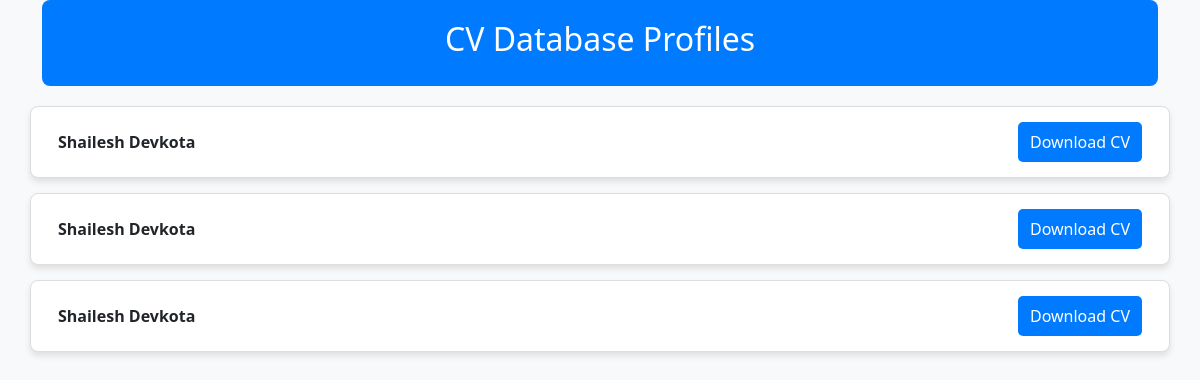
The page /list/ on the database as committed earlier.
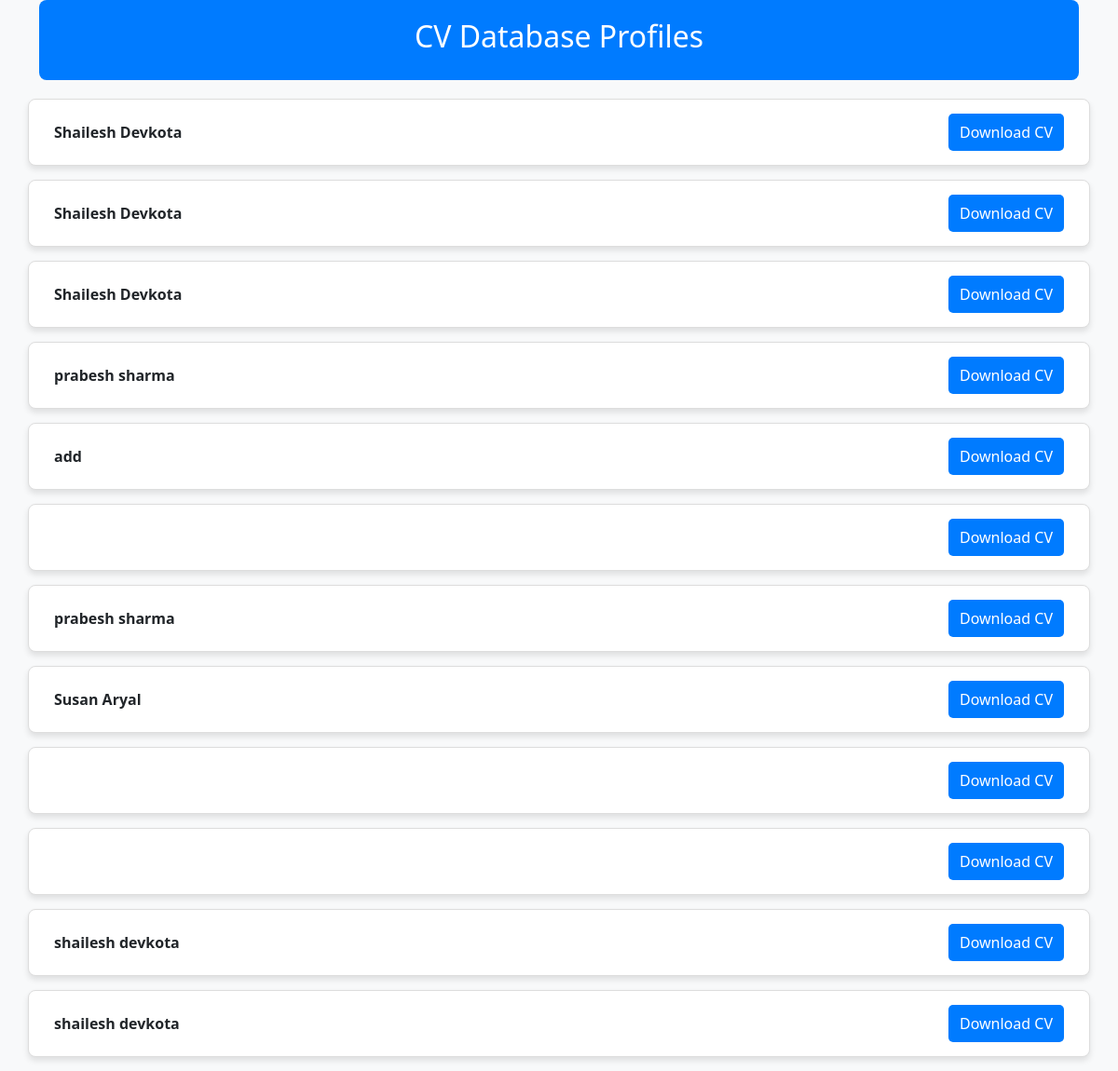
The same page on the database as committed later.
### pdf/models.py (models this page shows)
class Profile(models.Model):
    name=models.CharField(max_length=200)
    email=models.CharField(max_length=200)
    phone=models.CharField(max_length=200)
    summary=models.TextField(max_length=2000)
    degree=models.CharField(max_length=200)
    school=models.CharField(max_length=200)
    university=models.CharField(max_length=200)
    previous_work=models.TextField(max_length=1000)
    skills=models.TextField(max_length=1000)

### pdf/views.py (the view)
# urls.py: path('list/',views.list,name="list"),
def list(request):
    profiles = Profile.objects.all()
    return render(request,'pdf/list.html',{'profiles':profiles})

### pdf/templates/pdf/list.html (shortened to what this page needs)
<!DOCTYPE html>
<html lang="en">
<head>
    <link href="https://cdn.jsdelivr.net/npm/bootstrap@5.3.3/dist/css/bootstrap.min.css" rel="stylesheet">
</head>
<body>
    <div class="container">
        <div class="row">
            <div class="col-md-12">
                <div class="header">
                    <h2>CV Database Profiles</h2>
                </div>
            </div>
        </div>
        {% for profile in profiles %}
        <div class="row profile-row">
            <div class="col-md-6 d-flex align-items-center">
                <strong>{{ profile.name }}</strong>
            </div>
            <div class="col-md-6 text-end">
                <a href="/{{ profile.id }}" class="btn btn-blue">
                    Download CV
                </a>
            </div>
        </div>
        {% endfor %}
    </div>
</body>
</html>

### pdf/templates/pdf/list.html (style rules this page uses)
body { background-color: #f8f9fa; }
.header { background-color: #007bff; color: white; padding: 20px; text-align: center; border-radius: 8px; margin-bottom: 20px; }
.profile-row { background-color: white; border: 1px solid #ddd; border-radius: 8px; margin-bottom: 15px; padding: 15px; box-shadow: 0 4px 6px rgba(0, 0, 0, 0.1); }
.btn-blue { background-color: #007bff; color: white; border: none; padding: 8px 12px; border-radius: 5px; text-decoration: none; }

Rows that differ between the two databases and show on the page:
added Profile: name "prabesh sharma"
added Profile: name "add"
added Profile: name "prabesh sharma"
added Profile: name "Susan Aryal"
added Profile: name "shailesh devkota"
added Profile: name "shailesh devkota"
